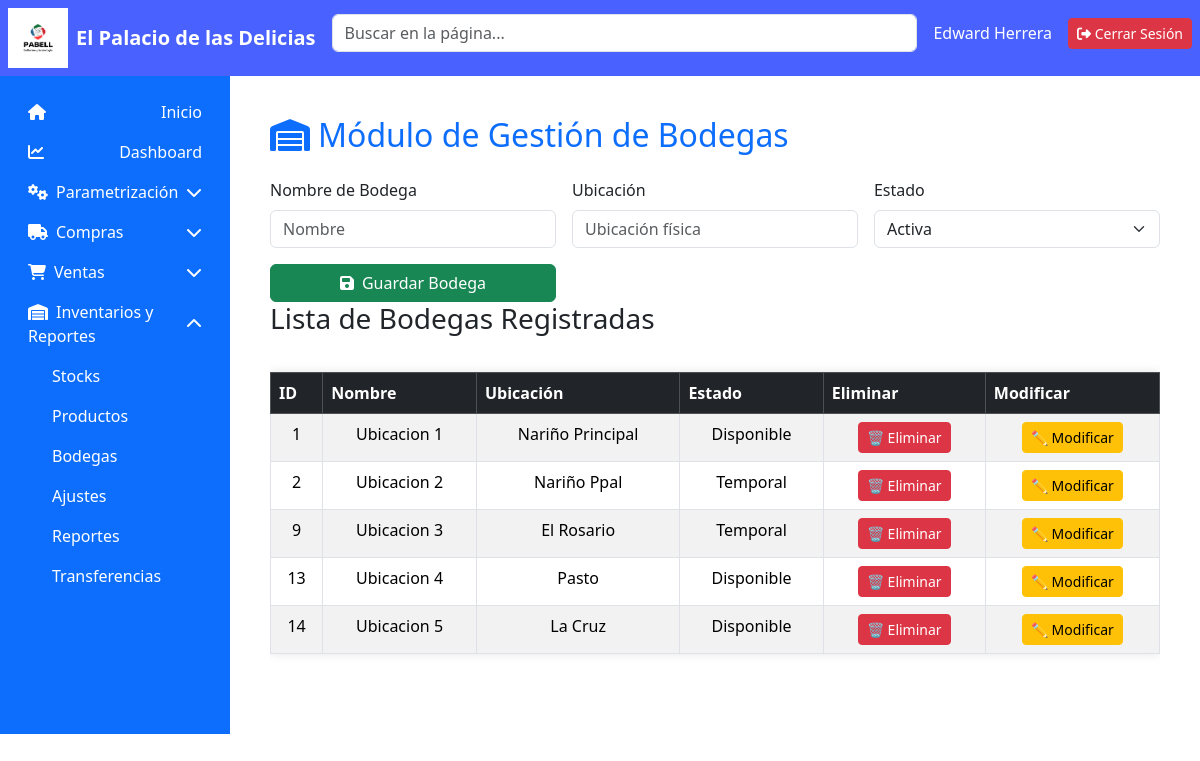
Page /modulos/logistica/bodegas.php (signed in) on the committed database.
### tables this page shows
CREATE TABLE `bodega` (
  `Id_Bodega` int(11) NOT NULL,
  `Nombre_Bodega` varchar(45) NOT NULL,
  `Ubicacion` varchar(45) NOT NULL,
  `Estado` enum('Disponible','Temporal','No Conforme') NOT NULL
);

### modulos/logistica/bodegas.php (the view, shortened to what this page needs)
<?php
require_once __DIR__ . "/../../public/html/encabezado.php";
include("../../app/db/conexion.php");
$res_bodega = $conexion->query("SELECT * FROM bodega");
$num_reg = $res_bodega->num_rows;
?>
<main class="p-4 flex-grow-1 fade-in" id="contenido">
    <h2 class="text-primary mb-4"><i class="fas fa-warehouse me-2"></i>Módulo de Gestión de Bodegas</h2>
    <form id="form-guardar-bodega" method="POST" action="crud_bodega/guardar_bodega.php">
        <div class="row g-3">
            <div class="col-md-4">
                <label for="nombre" class="form-label">Nombre de Bodega</label>
                <input type="text" class="form-control" id="nombre" name="nombre" placeholder="Nombre" required>
            </div>
            <div class="col-md-4">
                <label for="ubicacion" class="form-label">Ubicación</label>
                <input type="text" class="form-control" id="ubicacion" name="ubicacion" placeholder="Ubicación física" required>
            </div>
            <div class="col-md-4">
                <label for="estado" class="form-label">Estado</label>
                <select class="form-select" id="estado" name="estado" required>
                    <option value="Disponible">Activa</option>
                </select>
            </div>
            <div class="col-md-4 d-flex align-items-end">
                <button type="submit" class="btn btn-success w-100">
                    <i class="fas fa-save me-2"></i>Guardar Bodega
                </button>
            </div>
        </div>
    </form>
    <div class="mb-4">
        <h3 class="mb-3">Lista de Bodegas Registradas</h3>
        <?php if ($num_reg === 0): ?>
            <div class="alert alert-warning">No hay bodegas registradas.</div>
        <?php else: ?>
        <div class="table-responsive">
            <table class="table table-bordered table-striped">
                <thead class="table-dark">
                    <tr>
                        <th>ID</th>
                        <th>Nombre</th>
                        <th>Ubicación</th>
                        <th>Estado</th>
                        <th>Eliminar</th>
                        <th>Modificar</th>
                    </tr>
                </thead>
                <tbody>
                    <?php while ($fila = $res_bodega->fetch_assoc()): ?>
                        <tr>
                            <td><?= $fila['Id_Bodega'] ?></td>
                            <td><?= htmlspecialchars($fila['Nombre_Bodega']) ?></td>
                            <td><?= htmlspecialchars($fila['Ubicacion']) ?></td>
                            <td><?= htmlspecialchars($fila['Estado']) ?></td>
                            <td>
                                <a href="crud_bodega/eliminar_bodega.php?id=<?= $fila['Id_Bodega'] ?>" class="btn btn-danger btn-sm" onclick="return confirm('¿Seguro que deseas eliminar esta bodega?')">
                                    🗑 Eliminar
                                </a>
                            </td>
                            <td>
                                <a href="crud_bodega/editar_bodega.php?id=<?= $fila['Id_Bodega'] ?>" class="btn btn-warning btn-sm">
                                    ✏️ Modificar
                                </a>
                            </td>
                        </tr>
                    <?php endwhile; ?>
                </tbody>
            </table>
        </div>
        <?php endif; ?>
    </div>
</main>
<link href="https://cdn.jsdelivr.net/npm/bootstrap@5.3.3/dist/css/bootstrap.min.css" rel="stylesheet">

### app/css/styles.css (style rules this page uses)
body { overflow-x: hidden; }
.fade-in { animation: fadeIn 0.5s ease-in-out; }

### public/html/tablas.php (style rules this page uses)
body { font-family: Arial, sans-serif; background-color: #f2f2f2; }
a { text-decoration: none; color: #0066cc; font-weight: bold; }
table { border-collapse: collapse; width: 95%; margin: 20px auto; background-color: #ffffff; box-shadow: 0 0 10px rgba(0,0,0,0.1); }
th, td { padding: 10px; text-align: center; border: 1px solid #ddd; }
th { background-color: #007BFF; color: white; position: sticky; top: 0; z-index: 1; }
tr:nth-child(even) { background-color: #f9f9f9; }
.btn { padding: 5px 10px; color: white; border: none; border-radius: 4px; cursor: pointer; }

### rows in the picture
bodega: Id_Bodega "1", Nombre_Bodega "Ubicacion 1", Ubicacion "Nariño Principal", Estado "Disponible"
bodega: Id_Bodega "2", Nombre_Bodega "Ubicacion 2", Ubicacion "Nariño Ppal", Estado "Temporal"
bodega: Id_Bodega "9", Nombre_Bodega "Ubicacion 3", Ubicacion "El Rosario", Estado "Temporal"
bodega: Id_Bodega "13", Nombre_Bodega "Ubicacion 4", Ubicacion "Pasto", Estado "Disponible"
bodega: Id_Bodega "14", Nombre_Bodega "Ubicacion 5", Ubicacion "La Cruz", Estado "Disponible"

### other values in the picture
$nombreUsuario "Edward Herrera"
